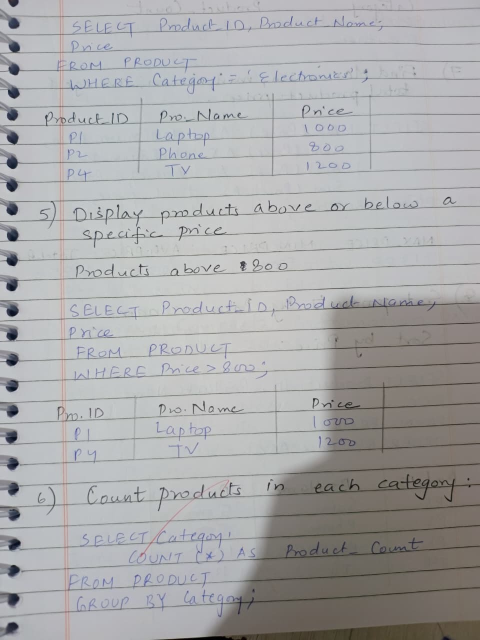
#> input picture input/document.jpg, 960 x 1280 px (shown at 1/2 size)
$ python scanner.py
#> lines starting #> are read from the running program, lines starting #| are printed output that depends on the picture; after the words box and inside, x2 and y2 are one past the last pixel; in counts of white or black regions, pixels touching at a corner belong together
import cv2
import numpy as np


def reorder_points(points):
    points = points.reshape((4, 2))

    new_points = np.zeros((4, 2), dtype=np.float32)

    # Top-left
    new_points[0] = points[np.argmin(points.sum(axis=1))]

    # Bottom-right
    new_points[2] = points[np.argmax(points.sum(axis=1))]

    # Top-right
    new_points[1] = points[np.argmin(np.diff(points, axis=1))]

    # Bottom-left
    new_points[3] = points[np.argmax(np.diff(points, axis=1))]

    return new_points


def scan_document(image_path):
#> called with image_path = 'input/document.jpg'
    image = cv2.imread(image_path)
#> image is the input picture: shape (1280, 960, 3); mean B, G, R 170.2, 169.4, 169.3

    if image is None:
        print("Error: Image not found.")
        return

    original = image.copy()

    # Resize image
    height, width = image.shape[:2]
#> height = 1280; width = 960

    max_width = 800

    if width > max_width:
        ratio = max_width / width
#> ratio = 0.833
        image = cv2.resize(
            image,
            (int(width * ratio), int(height * ratio))
        )
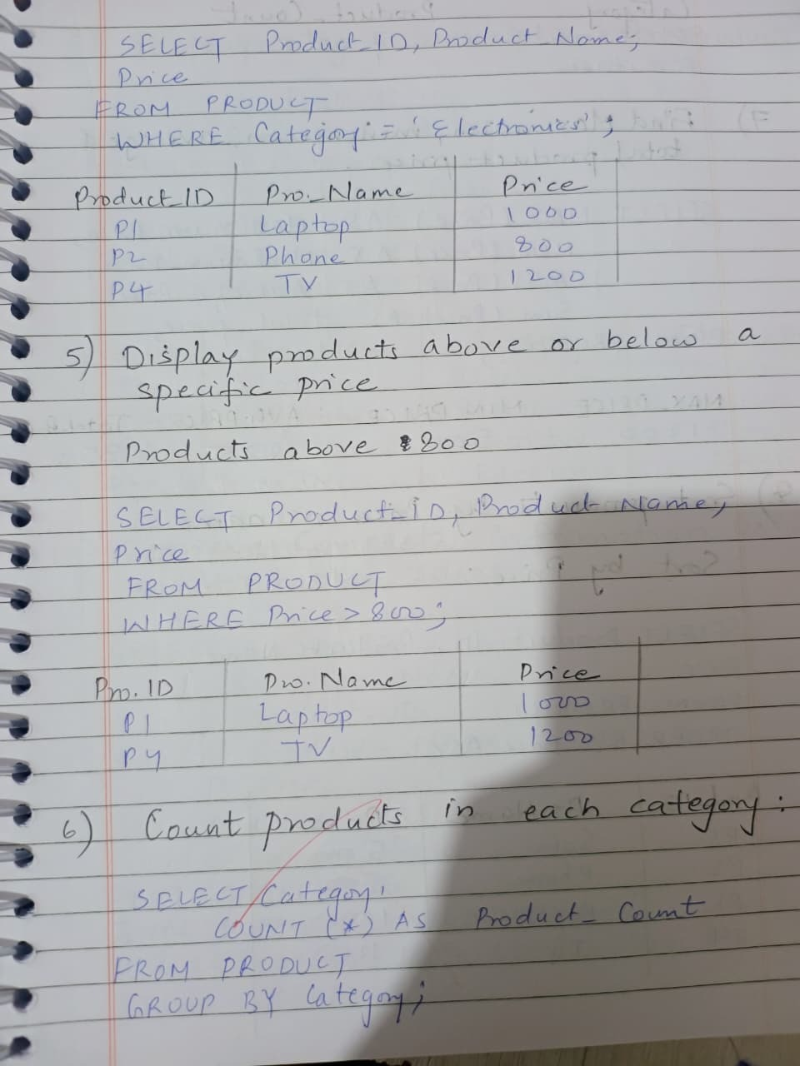
#> image: shape (1066, 800, 3); mean B, G, R 170.1, 169.3, 169.3

    # Convert to grayscale
    gray = cv2.cvtColor(image, cv2.COLOR_BGR2GRAY)

    # Reduce noise
    blur = cv2.GaussianBlur(gray, (5, 5), 0)

    # Detect edges
    edges = cv2.Canny(blur, 75, 200)
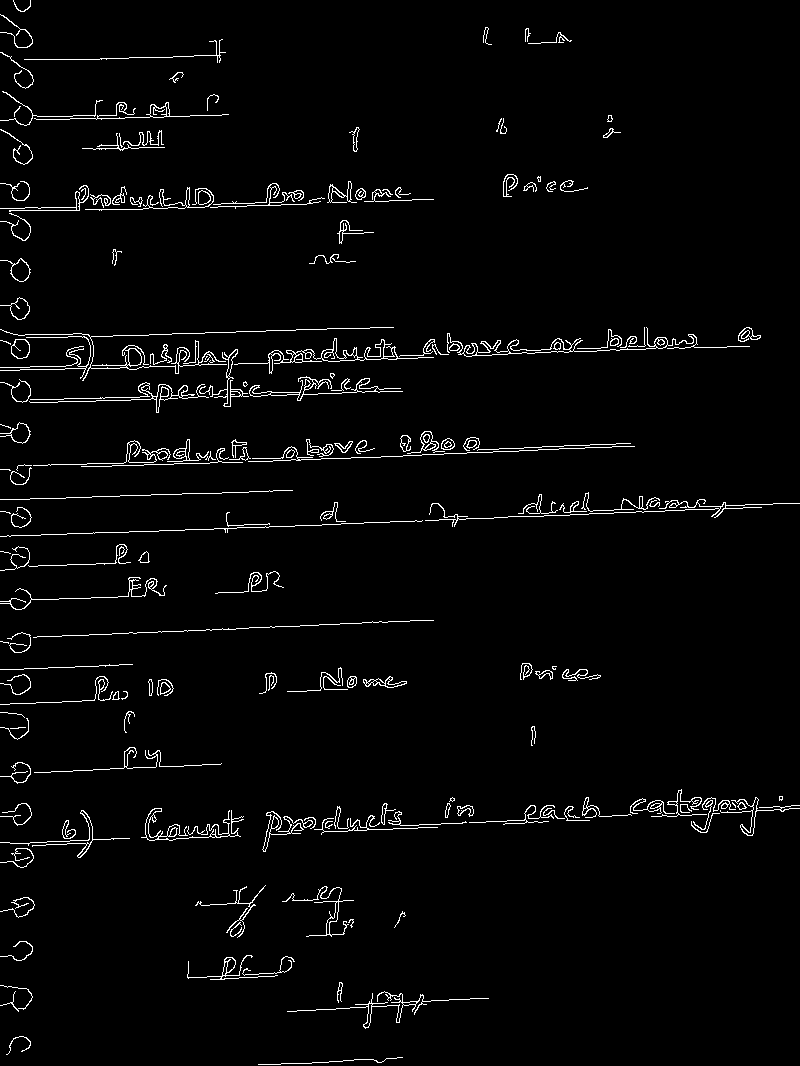
#> edges: shape (1066, 800); 2.7% white in thin lines or dots

    # Find contours
    contours, _ = cv2.findContours(
        edges,
        cv2.RETR_LIST,
        cv2.CHAIN_APPROX_SIMPLE
    )
#> contours = 314 contours, 124 with area under 20; largest, box (x1, y1, x2, y2) and area: (447, 327, 750, 357) 790, (234, 338, 434, 374) 766, (249, 376, 403, 401) 370, (29, 382, 209, 413) 326, (507, 338, 571, 354) 316

    # Sort contours by area
    contours = sorted(
        contours,
        key=cv2.contourArea,
        reverse=True
    )

    document = None

    # Find four-sided contour
    for contour in contours:

        perimeter = cv2.arcLength(contour, True)

        approx = cv2.approxPolyDP(
            contour,
            0.02 * perimeter,
            True
        )

        if len(approx) == 4:
            document = approx
            break
#> this loop made 68 passes
#> (perimeter, document) on pass 68: (61.07, [[270, 394], [271, 392], [299, 393], [286, 395]])
#> perimeter on passes 2, 3, 5, 6, 7, 8: 863.8, 729, 177.6, 100.8, 88.77, 64.04

    if document is None:
        print("Could not find a document.")
        return

    # Get document corners
    points = reorder_points(document)
#> in reorder_points, `points = points.reshape((4, 2))`: points = [[270, 394], [271, 392], [299, 393], [286, 395]]
#> points = [[271, 392], [299, 393], [299, 393], [270, 394]]

    top_left = points[0]
#> top_left = [271, 392]
    top_right = points[1]
#> top_right = [299, 393]
    bottom_right = points[2]
#> bottom_right = [299, 393]
    bottom_left = points[3]
#> bottom_left = [270, 394]

    width_top = np.linalg.norm(top_right - top_left)
#> width_top = 28.02
    width_bottom = np.linalg.norm(bottom_right - bottom_left)
#> width_bottom = 29.02

    max_width = int(max(width_top, width_bottom))
#> max_width = 29

    height_left = np.linalg.norm(bottom_left - top_left)
#> height_left = 2.24
    height_right = np.linalg.norm(bottom_right - top_right)
#> height_right = 0

    max_height = int(max(height_left, height_right))
#> max_height = 2

    # Destination points
    destination = np.array(
        [
            [0, 0],
            [max_width - 1, 0],
            [max_width - 1, max_height - 1],
            [0, max_height - 1]
        ],
        dtype=np.float32
    )
#> destination = [[0, 0], [28, 0], [28, 1], [0, 1]]

    # Perspective transformation
    matrix = cv2.getPerspectiveTransform(
        points,
        destination
    )
#> matrix = [[-5.13e-13, -3.95e-13, 2.94e-10], [9.11e-05, -0.00255, 0.976], [0.000156, -0.000676, 0.219]]

    scanned = cv2.warpPerspective(
        image,
        matrix,
        (max_width, max_height)
    )

    # Convert scanned document to grayscale
    scanned_gray = cv2.cvtColor(
        scanned,
        cv2.COLOR_BGR2GRAY
    )

    # Improve document appearance
    scanned_result = cv2.adaptiveThreshold(
        scanned_gray,
        255,
        cv2.ADAPTIVE_THRESH_GAUSSIAN_C,
        cv2.THRESH_BINARY,
        11,
        2
    )

    # Save result
    output_path = "output/scanned_document.jpg"

    cv2.imwrite(
        output_path,
        scanned_result
    )

    print("Document scanned successfully!")
    print("Output saved at:", output_path)


if __name__ == "__main__":

    image_path = "input/document.jpg"

    scan_document(image_path)
